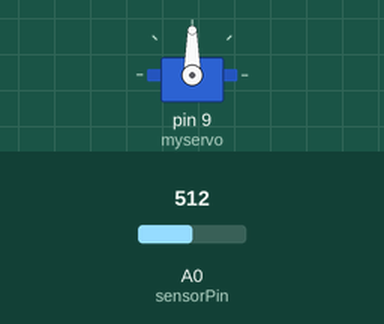
Simulated run of this sketch. Board: Arduino Uno, built with avr-gcc and run on an emulated ATmega328P. On the bench: servo. The inputs (shaded band) are chosen by the test bench; at power-on: A0 (sensorPin) = 512.

Above: at 1.2 s.
1.3 s: A0 (sensorPin) set to 716
At 2.3 s:
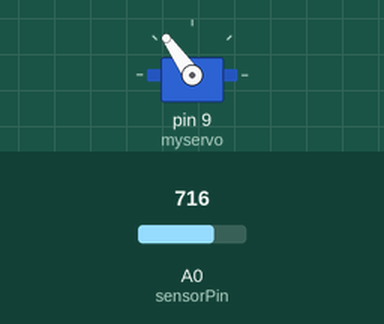
2.8 s: A0 (sensorPin) set to 900
At 3.5 s:
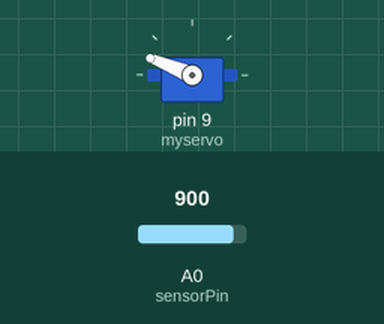
4.3 s: A0 (sensorPin) set to 1023
At 4.6 s:
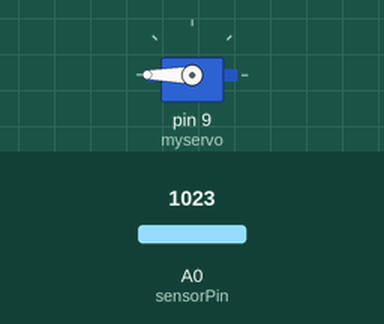
5.8 s: A0 (sensorPin) set to 306
At 7.0 s:
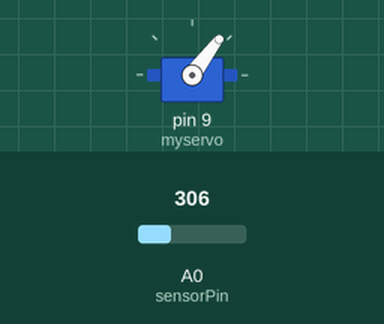
7.3 s: A0 (sensorPin) set to 122
At 8.1 s:
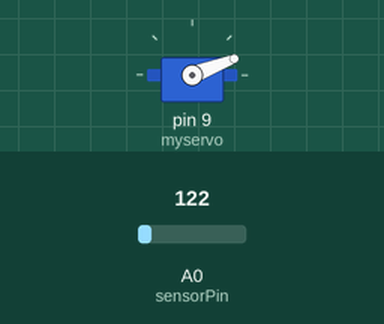
Timing chart, 0 to 9.8 s (numbered marks = the images above; inputs shaded):
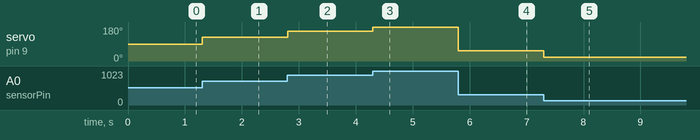

Measured:
- after the input at 1.3 s, servo on pin 9 (myservo): 90° → 125° at once
- after the input at 2.8 s, servo on pin 9 (myservo): 125° → 158° at once
- after the input at 4.3 s, servo on pin 9 (myservo): 158° → 180° at once
- after the input at 5.8 s, servo on pin 9 (myservo): 180° → 53° at once
- after the input at 7.3 s, servo on pin 9 (myservo): 53° → 21° at once

The sketch:

photoled_servo.ino
```cpp
#include <Servo.h>
int sensorPin = 0;
int sensorValue =0;
Servo myservo;  // create servo object to control a servo
                // a maximum of eight servo objects can be created

int pos = 0;    // variable to store the servo position

void setup()
{
  myservo.attach(9);  // attaches the servo on pin 9 to the servo object
}


void loop()
{
  sensorValue = analogRead(sensorPin);

  pos = map(sensorValue , 0, 1023, 0, 180); // y évolue en sens inverse de x (càd si x = 1, y=50 et inversement)

  myservo.write(0);

    myservo.write(pos);
    delay(15);


  /*for(pos = 0; pos < 180; pos += 1)  // goes from 0 degrees to 180 degrees
  {                                  // in steps of 1 degree
    myservo.write(pos);              // tell servo to go to position in variable 'pos'
    delay(15);                       // waits 15ms for the servo to reach the position
  }
  for(pos = 180; pos>=1; pos-=1)     // goes from 180 degrees to 0 degrees
  {
    myservo.write(pos);              // tell servo to go to position in variable 'pos'
    delay(15);                       // waits 15ms for the servo to reach the position
  }
  */
}
```
